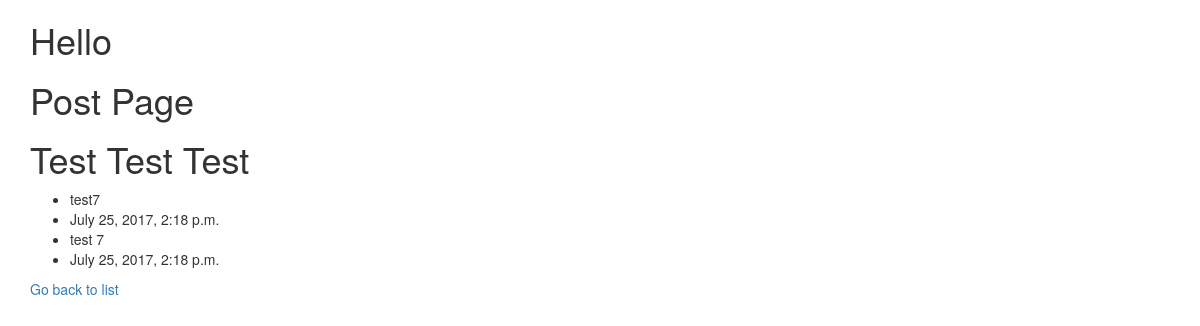
/posts/detail/11, run on an earlier commit of the app's database.
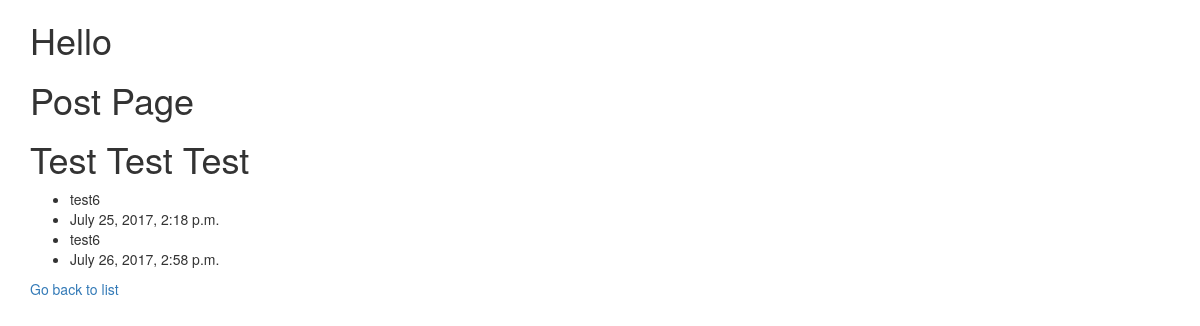
And on a later commit of the database.
### posts/models.py (models this page shows, shortened)
class Post(models.Model):
	title = models.CharField(max_length=255)
	content = models.TextField()
	updated = models.DateTimeField(auto_now=True, auto_now_add=False)
	timestamp = models.DateTimeField(auto_now=False, auto_now_add=True)
	class Meta:
		ordering = ['-timestamp', '-updated']

### posts/views.py (the view)
# urls.py: url(r'^detail/(?P<post_id>\d+)$', views.post_detail, name="detail"),
def post_detail(request, post_id):
	list_post = get_object_or_404(Post, id=post_id)
	context = {
		"title": "Post Page",
		"content": "Test Test Test",
		"list": list_post,
	}
	return render(request,	'post_detail.html', context)

### posts/templates/post_detail.html (shortened to what this page needs)
{% extends "base.html" %}
{% block content %}
<body>
	<h1 id="random">{{title}}</h1>
	<h1 id="wth">{{content}}</h1>
	<ul>
		<li>{{list.title}}</li>
		<li>{{list.timestamp}}</li>
		<li>{{list.content}}</li>
		<li>{{list.updated}}</li>
	</ul>
<a href="{% url 'posts:list' %}">Go back to list</a>
</body>
{% endblock content %}

What changed in the data, as far as the page shows it:
changed Post: title "test7" → "test6"; content "test 7" → "test6"; updated "July 25, 2017, 2:18 p.m." → "July 26, 2017, 2:58 p.m."
